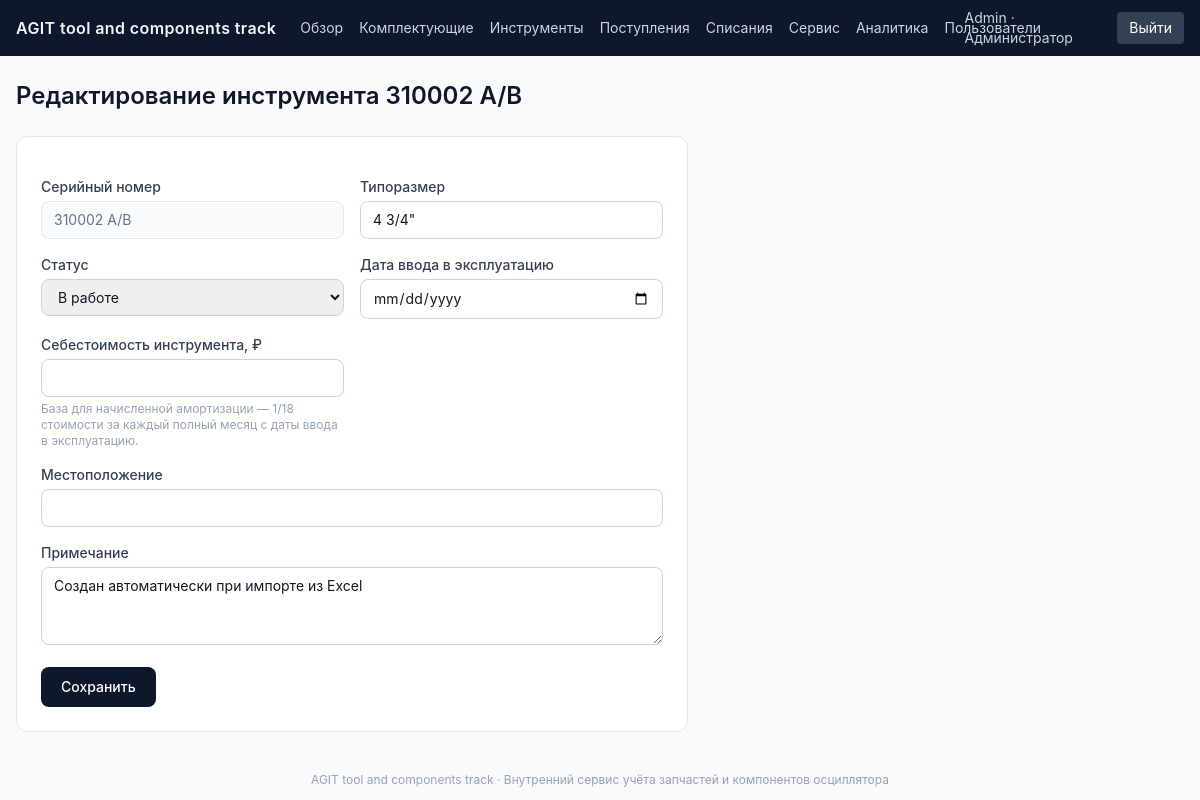
The page /tools/1/edit (signed in) on the database its author committed.
### tables this page shows
CREATE TABLE users (
    id            INTEGER PRIMARY KEY AUTOINCREMENT,
    email         TEXT NOT NULL UNIQUE,
    password_hash TEXT NOT NULL,
    full_name     TEXT NOT NULL DEFAULT '',
    role          TEXT NOT NULL DEFAULT 'viewer' CHECK (role IN ('admin', 'engineer', 'viewer')),
    is_active     INTEGER NOT NULL DEFAULT 1,
    created_at    TIMESTAMP NOT NULL DEFAULT CURRENT_TIMESTAMP
);

CREATE TABLE tools (
    id                INTEGER PRIMARY KEY AUTOINCREMENT,
    serial_number     TEXT NOT NULL UNIQUE,
    tool_size         TEXT NOT NULL DEFAULT '',
    status            TEXT NOT NULL DEFAULT 'active' CHECK (status IN ('active', 'in_repair', 'retired')),
    commissioned_date DATE,
    -- Себестоимость инструмента, ₽ — база для расчёта начисленной
    -- амортизации (1/18 стоимости в месяц с даты ввода в эксплуатацию,
    -- см. app/tools.py: tool_depreciation()).
    cost_rub          NUMERIC,
    location          TEXT NOT NULL DEFAULT '',
    note              TEXT NOT NULL DEFAULT '',
    created_by        INTEGER REFERENCES users(id),
    created_at        TIMESTAMP NOT NULL DEFAULT CURRENT_TIMESTAMP
);

### app/routes_tools.py (the view, shortened to what this page needs)
@bp.route("/<int:tool_id>/edit", methods=("GET", "POST"))
@roles_required("admin", "engineer")
def edit_tool(tool_id):
    tool = tools_mod.get_tool(tool_id)
    if not tool:
        flash("Инструмент не найден.", "error")
        return redirect(url_for("tools.list_view"))
    return render_template("tools/edit.html", tool=tool, status_labels=STATUS_LABELS)

### app/auth.py (called while the page is built)
def load_logged_in_user():
    user_id = session.get("user_id")
    if user_id is None:
        g.user = None
    else:
        g.user = db.query_one(
            "SELECT id, email, full_name, role, is_active FROM users WHERE id = %s",
            [user_id],
        )
        if g.user and not g.user.get("is_active", True):
            g.user = None
            session.clear()

def roles_required(*roles):
    def decorator(view):
        @functools.wraps(view)
        def wrapped(*args, **kwargs):
            if g.user is None:
                return redirect(url_for("auth.login", next=request.path))
            if g.user["role"] not in roles:
                flash("Недостаточно прав для этого действия.", "error")
                return redirect(url_for("dashboard.index"))
            return view(*args, **kwargs)
        return wrapped
    return decorator

def can_edit():
    return g.user is not None and g.user["role"] in ("admin", "engineer")

### app/csrf.py (called while the page is built)
def get_csrf_token():
    token = session.get("_csrf_token")
    if not token:
        token = secrets.token_urlsafe(32)
        session["_csrf_token"] = token
    return token

def init_app(app):
    app.jinja_env.globals["csrf_token"] = get_csrf_token
    @app.before_request
    def _check_csrf():
        if request.method in ("POST", "PUT", "PATCH", "DELETE"):
            sent = request.form.get("csrf_token", "")
            expected = session.get("_csrf_token", "")
            if not expected or not secrets.compare_digest(sent, expected):
                abort(400, description="Некорректный CSRF-токен. Обновите страницу и повторите попытку.")

### app/db.py (called while the page is built, shortened)
def _to_sqlite(query: str) -> str:
    return _PLACEHOLDER_RE.sub("?", query)

def _get_raw_connection():
    if IS_POSTGRES:
        import time
        import psycopg2
        import psycopg2.extras
        last_error = None
        for attempt in range(3):
            try:
                return psycopg2.connect(DATABASE_URL, cursor_factory=psycopg2.extras.RealDictCursor)
            except psycopg2.OperationalError as e:
                last_error = e
                if attempt < 2:
                    time.sleep(1.5 * (attempt + 1))
        raise last_error
    else:
        os.makedirs(os.path.dirname(SQLITE_PATH), exist_ok=True)
        conn = sqlite3.connect(SQLITE_PATH, detect_types=sqlite3.PARSE_DECLTYPES)
        conn.row_factory = sqlite3.Row
        conn.execute("PRAGMA foreign_keys = ON")
        return SqliteConnWrapper(conn)

### app/templates/tools/edit.html (shortened to what this page needs)
{% extends "base.html" %}
{% block content %}
<h1 class="text-2xl font-semibold mb-6">Редактирование инструмента {{ tool.serial_number }}</h1>
<form method="post" class="bg-white border border-slate-200 rounded-xl p-6 max-w-2xl space-y-4">
  <div class="grid grid-cols-2 gap-4">
    <div>
      <label class="block text-sm font-medium text-slate-700 mb-1">Серийный номер</label>
      <input value="{{ tool.serial_number }}" disabled class="w-full border border-slate-200 bg-slate-50 rounded-lg px-3 py-2 text-sm text-slate-500">
    </div>
    <div>
      <label class="block text-sm font-medium text-slate-700 mb-1">Типоразмер</label>
      <input name="tool_size" value="{{ tool.tool_size }}" class="w-full border border-slate-300 rounded-lg px-3 py-2 text-sm">
    </div>
    <div>
      <label class="block text-sm font-medium text-slate-700 mb-1">Статус</label>
      <select name="status" class="w-full border border-slate-300 rounded-lg px-3 py-2 text-sm">
        {% for k, v in status_labels.items() %}
        <option value="{{ k }}" {{ 'selected' if tool.status==k }}>{{ v }}</option>
        {% endfor %}
      </select>
    </div>
    <div>
      <label class="block text-sm font-medium text-slate-700 mb-1">Дата ввода в эксплуатацию</label>
      <input type="date" name="commissioned_date" value="{{ tool.commissioned_date or '' }}" class="w-full border border-slate-300 rounded-lg px-3 py-2 text-sm">
    </div>
    <div>
      <label class="block text-sm font-medium text-slate-700 mb-1">Себестоимость инструмента, ₽</label>
      <input name="cost_rub" type="number" step="0.01" value="{{ tool.cost_rub }}" class="w-full border border-slate-300 rounded-lg px-3 py-2 text-sm">
      <p class="text-xs text-slate-400 mt-1">База для начисленной амортизации — 1/18 стоимости за каждый полный месяц с даты ввода в эксплуатацию.</p>
    </div>
    <div class="col-span-2">
      <label class="block text-sm font-medium text-slate-700 mb-1">Местоположение</label>
      <input name="location" value="{{ tool.location }}" class="w-full border border-slate-300 rounded-lg px-3 py-2 text-sm">
    </div>
    <div class="col-span-2">
      <label class="block text-sm font-medium text-slate-700 mb-1">Примечание</label>
      <textarea name="note" rows="3" class="w-full border border-slate-300 rounded-lg px-3 py-2 text-sm">{{ tool.note }}</textarea>
    </div>
  </div>
  <button class="bg-slate-900 text-white rounded-lg px-5 py-2.5 text-sm font-medium hover:bg-slate-800">Сохранить</button>
</form>
{% endblock %}

### app/templates/base.html (shortened to what this page needs)
<!doctype html>
<html lang="ru">
<head>
  <script src="https://cdn.tailwindcss.com"></script>
</head>
<body class="bg-slate-50 text-slate-900 min-h-screen flex flex-col">
  {% if current_user %}
  <nav class="bg-slate-900 text-slate-100">
    <div class="max-w-[1600px] mx-auto px-4 xl:px-8">
      <div class="flex items-center justify-between h-14 gap-4">
        <div class="flex items-center gap-6 min-w-0">
          <a href="{{ url_for('dashboard.index') }}" class="font-semibold tracking-wide whitespace-nowrap shrink-0">AGIT tool and components track</a>
          <div class="hidden lg:flex gap-4 text-sm text-slate-300">
            <a href="{{ url_for('dashboard.index') }}" class="hover:text-white">Обзор</a>
            <a href="{{ url_for('parts.list_parts') }}" class="hover:text-white">Комплектующие</a>
            <a href="{{ url_for('tools.list_view') }}" class="hover:text-white">Инструменты</a>
            <a href="{{ url_for('receipts.list_receipts') }}" class="hover:text-white">Поступления</a>
            <a href="{{ url_for('writeoffs.list_writeoffs') }}" class="hover:text-white">Списания</a>
            <a href="{{ url_for('jobs.list_view') }}" class="hover:text-white">Сервис</a>
            <a href="{{ url_for('analytics.index') }}" class="hover:text-white">Аналитика</a>
            {% if current_user.role == 'admin' %}
            <a href="{{ url_for('admin.users') }}" class="hover:text-white">Пользователи</a>
            {% endif %}
          </div>
        </div>
        <div class="flex items-center gap-3 text-sm text-slate-300">
          <a href="{{ url_for('auth.change_password') }}" class="hover:text-white">{{ current_user.full_name or current_user.email }} · {{ role_labels[current_user.role] }}</a>
          <a href="{{ url_for('auth.logout') }}" class="px-3 py-1.5 rounded bg-slate-700 hover:bg-slate-600 text-white">Выйти</a>
        </div>
      </div>
    </div>
  </nav>
  {% endif %}
  <main class="flex-1 max-w-[1600px] mx-auto w-full px-4 xl:px-8 py-6">
    {% block content %}{% endblock %}
  </main>
  <footer class="text-center text-xs text-slate-400 py-4">AGIT tool and components track · Внутренний сервис учёта запчастей и компонентов осциллятора</footer>
</body>
</html>

### app/templates/base.html (style rules this page uses)
body { font-family: -apple-system, BlinkMacSystemFont, "Segoe UI", Roboto, sans-serif; }

### rows shown on the page
users: full_name "Admin", role "Администратор"
tools: serial_number "310002 A/B", tool_size "4 3/4\"", note "Создан автоматически при импорте из Excel"

### other values the page prints
form field status "В работе"
